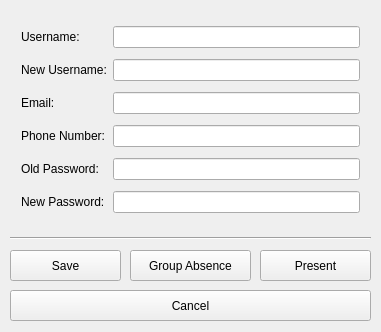
<?xml version="1.0" encoding="UTF-8"?>
<ui version="4.0">
 <class>account_settings</class>
 <widget class="QWidget" name="account_settings">
  <property name="geometry">
   <rect>
    <x>0</x>
    <y>0</y>
    <width>381</width>
    <height>332</height>
   </rect>
  </property>
  <property name="windowTitle">
   <string>Account Settings</string>
  </property>
  <widget class="QWidget" name="gridLayoutWidget">
   <property name="geometry">
    <rect>
     <x>10</x>
     <y>10</y>
     <width>361</width>
     <height>221</height>
    </rect>
   </property>
   <layout class="QGridLayout" name="gridLayout">
    <item row="0" column="0">
     <widget class="QLabel" name="label">
      <property name="text">
       <string>Username:</string>
      </property>
     </widget>
    </item>
    <item row="1" column="0">
     <widget class="QLabel" name="label">
      <property name="text">
       <string>New Username:</string>
      </property>
     </widget>
    </item>
    <item row="2" column="0">
     <widget class="QLabel" name="label_2">
      <property name="text">
       <string>Email:</string>
      </property>
     </widget>
    </item>
    <item row="4" column="0">
     <widget class="QLabel" name="label_4">
      <property name="text">
       <string>Old Password:</string>
      </property>
     </widget>
    </item>
    <item row="5" column="0">
     <widget class="QLabel" name="label_4">
      <property name="text">
       <string>New Password:</string>
      </property>
     </widget>
    </item>
    <item row="3" column="0">
     <widget class="QLabel" name="label_3">
      <property name="text">
       <string>Phone Number:</string>
      </property>
     </widget>
    </item>
    <item row="0" column="1">
     <widget class="QLineEdit" name="username_input"/>
    </item>
    <item row="1" column="1">
     <widget class="QLineEdit" name="new_username_input"/>
    </item>
    <item row="2" column="1">
     <widget class="QLineEdit" name="email_input"/>
    </item>
    <item row="3" column="1">
     <widget class="QLineEdit" name="phone_input"/>
    </item>
    <item row="4" column="1">
     <widget class="QLineEdit" name="old_password_input"/>
    </item>
    <item row="5" column="1">
     <widget class="QLineEdit" name="new_password_input"/>
    </item>
   </layout>
  </widget>
  <widget class="QPushButton" name="save_changes">
   <property name="geometry">
    <rect>
     <x>10</x>
     <y>250</y>
     <width>111</width>
     <height>31</height>
    </rect>
   </property>
   <property name="text">
    <string>Save</string>
   </property>
  </widget>
  <widget class="QPushButton" name="cancel_button">
   <property name="geometry">
    <rect>
     <x>10</x>
     <y>290</y>
     <width>361</width>
     <height>31</height>
    </rect>
   </property>
   <property name="text">
    <string>Cancel</string>
   </property>
  </widget>
  <widget class="QPushButton" name="leave_of_absence">
   <property name="geometry">
    <rect>
     <x>130</x>
     <y>250</y>
     <width>121</width>
     <height>31</height>
    </rect>
   </property>
   <property name="text">
    <string>Group Absence</string>
   </property>
  </widget>
  <widget class="QPushButton" name="present">
   <property name="geometry">
    <rect>
     <x>260</x>
     <y>250</y>
     <width>111</width>
     <height>31</height>
    </rect>
   </property>
   <property name="text">
    <string>Present</string>
   </property>
  </widget>
  <widget class="Line" name="line">
   <property name="geometry">
    <rect>
     <x>10</x>
     <y>230</y>
     <width>361</width>
     <height>16</height>
    </rect>
   </property>
   <property name="orientation">
    <enum>Qt::Horizontal</enum>
   </property>
  </widget>
 </widget>
 <layoutdefault spacing="6" margin="11"/>
 <resources/>
 <connections/>
</ui>
